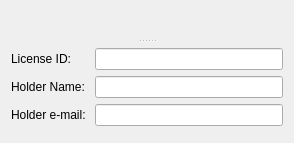
<?xml version="1.0" encoding="UTF-8"?>
<ui version="4.0">
 <class>ASRUWidget</class>
 <widget class="QWidget" name="ASRUWidget">
  <property name="geometry">
   <rect>
    <x>0</x>
    <y>0</y>
    <width>294</width>
    <height>143</height>
   </rect>
  </property>
  <property name="windowTitle">
   <string>Form</string>
  </property>
  <layout class="QGridLayout" name="gridLayout">
   <item row="0" column="0">
    <widget class="QSplitter" name="splitter">
     <property name="orientation">
      <enum>Qt::Orientation::Vertical</enum>
     </property>
     <property name="handleWidth">
      <number>3</number>
     </property>
     <widget class="DataExchangeWidget" name="dataExchangeWidget" native="true"/>
     <widget class="QWidget" name="layoutWidget">
      <layout class="QVBoxLayout" name="verticalLayout">
       <item>
        <widget class="NameDescriptionWidget" name="nameDescriptionWidget" native="true"/>
       </item>
       <item>
        <layout class="QFormLayout" name="formLayout">
         <item row="0" column="0">
          <widget class="QLabel" name="licenseIDLabel">
           <property name="text">
            <string>License ID: </string>
           </property>
           <property name="buddy">
            <cstring>licenseIDLineEdit</cstring>
           </property>
          </widget>
         </item>
         <item row="0" column="1">
          <widget class="LineEdit" name="licenseIDLineEdit"/>
         </item>
         <item row="1" column="0">
          <widget class="QLabel" name="holderNameLabel">
           <property name="text">
            <string>Holder Name: </string>
           </property>
           <property name="buddy">
            <cstring>holderNameLineEdit</cstring>
           </property>
          </widget>
         </item>
         <item row="1" column="1">
          <widget class="LineEdit" name="holderNameLineEdit"/>
         </item>
         <item row="2" column="0">
          <widget class="QLabel" name="holderEMailLabel">
           <property name="text">
            <string>Holder e-mail: </string>
           </property>
          </widget>
         </item>
         <item row="2" column="1">
          <widget class="LineEdit" name="holderEMailLineEdit"/>
         </item>
        </layout>
       </item>
       <item>
        <spacer name="verticalSpacer">
         <property name="orientation">
          <enum>Qt::Orientation::Vertical</enum>
         </property>
         <property name="sizeHint" stdset="0">
          <size>
           <width>58</width>
           <height>13</height>
          </size>
         </property>
        </spacer>
       </item>
      </layout>
     </widget>
    </widget>
   </item>
  </layout>
 </widget>
 <customwidgets>
  <customwidget>
   <class>DataExchangeWidget</class>
   <extends>QWidget</extends>
   <header location="global">gui.widgets.dataclasswidgets.dataexchangewidget</header>
   <container>1</container>
  </customwidget>
  <customwidget>
   <class>NameDescriptionWidget</class>
   <extends>QWidget</extends>
   <header location="global">gui.widgets.dataclasswidgets.namedescriptionwidget</header>
   <container>1</container>
  </customwidget>
  <customwidget>
   <class>LineEdit</class>
   <extends>QLineEdit</extends>
   <header location="global">gui.widgets.small_widgets</header>
  </customwidget>
 </customwidgets>
 <resources/>
 <connections/>
</ui>
